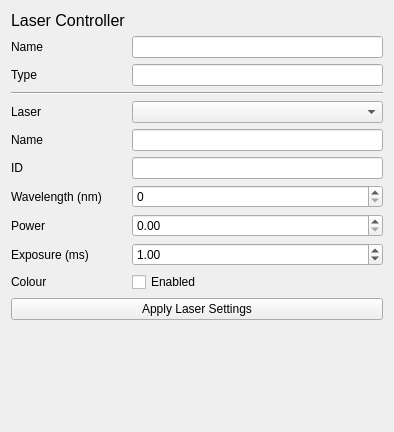
<?xml version="1.0" encoding="UTF-8"?>
<ui version="4.0">
 <class>Form</class>
 <widget class="QWidget" name="Form">
  <property name="geometry">
   <rect>
    <x>0</x>
    <y>0</y>
    <width>394</width>
    <height>432</height>
   </rect>
  </property>
  <property name="windowTitle">
   <string>Form</string>
  </property>
  <layout class="QGridLayout" name="gridLayout">
   <item row="10" column="0">
    <widget class="QLabel" name="label_laser_exposure">
     <property name="text">
      <string>Exposure (ms)</string>
     </property>
    </widget>
   </item>
   <item row="2" column="0">
    <widget class="QLabel" name="label_lc_type">
     <property name="text">
      <string>Type</string>
     </property>
    </widget>
   </item>
   <item row="7" column="0">
    <widget class="QLabel" name="label_laser_id">
     <property name="text">
      <string>ID</string>
     </property>
    </widget>
   </item>
   <item row="8" column="0">
    <widget class="QLabel" name="label_laser_wavelength">
     <property name="text">
      <string>Wavelength (nm)</string>
     </property>
    </widget>
   </item>
   <item row="12" column="0">
    <widget class="QLabel" name="label_laser_color">
     <property name="text">
      <string>Colour</string>
     </property>
    </widget>
   </item>
   <item row="0" column="0">
    <widget class="QLabel" name="label_title">
     <property name="font">
      <font>
       <pointsize>12</pointsize>
      </font>
     </property>
     <property name="text">
      <string>Laser Controller</string>
     </property>
    </widget>
   </item>
   <item row="2" column="1">
    <widget class="QLineEdit" name="lineEdit_lc_type"/>
   </item>
   <item row="12" column="1">
    <widget class="QCheckBox" name="checkBox_laser_enabled">
     <property name="text">
      <string>Enabled</string>
     </property>
    </widget>
   </item>
   <item row="1" column="1">
    <widget class="QLineEdit" name="lineEdit_lc_name"/>
   </item>
   <item row="13" column="0" colspan="2">
    <widget class="QPushButton" name="pushButton_apply_laser_settings">
     <property name="text">
      <string>Apply Laser Settings</string>
     </property>
    </widget>
   </item>
   <item row="5" column="0">
    <widget class="QLabel" name="label_selected_laser">
     <property name="text">
      <string>Laser</string>
     </property>
    </widget>
   </item>
   <item row="9" column="0">
    <widget class="QLabel" name="label_laser_power">
     <property name="text">
      <string>Power</string>
     </property>
    </widget>
   </item>
   <item row="4" column="0" colspan="2">
    <widget class="Line" name="line">
     <property name="orientation">
      <enum>Qt::Horizontal</enum>
     </property>
    </widget>
   </item>
   <item row="6" column="0">
    <widget class="QLabel" name="label_laser_name">
     <property name="text">
      <string>Name</string>
     </property>
    </widget>
   </item>
   <item row="1" column="0">
    <widget class="QLabel" name="label_lc_name">
     <property name="text">
      <string>Name</string>
     </property>
    </widget>
   </item>
   <item row="5" column="1">
    <widget class="QComboBox" name="comboBox_selected_laser"/>
   </item>
   <item row="14" column="0" colspan="2">
    <spacer name="verticalSpacer">
     <property name="orientation">
      <enum>Qt::Vertical</enum>
     </property>
     <property name="sizeHint" stdset="0">
      <size>
       <width>20</width>
       <height>40</height>
      </size>
     </property>
    </spacer>
   </item>
   <item row="6" column="1">
    <widget class="QLineEdit" name="lineEdit_laser_name"/>
   </item>
   <item row="7" column="1">
    <widget class="QLineEdit" name="lineEdit_laser_id"/>
   </item>
   <item row="8" column="1">
    <widget class="QSpinBox" name="spinBox_laser_wavelength">
     <property name="maximum">
      <number>10000000</number>
     </property>
    </widget>
   </item>
   <item row="9" column="1">
    <widget class="QDoubleSpinBox" name="doubleSpinBox_laser_power">
     <property name="decimals">
      <number>2</number>
     </property>
     <property name="maximum">
      <double>1.000000000000000</double>
     </property>
     <property name="singleStep">
      <double>0.010000000000000</double>
     </property>
    </widget>
   </item>
   <item row="10" column="1">
    <widget class="QDoubleSpinBox" name="doubleSpinBox_laser_exposure">
     <property name="decimals">
      <number>2</number>
     </property>
     <property name="maximum">
      <double>10000000.000000000000000</double>
     </property>
     <property name="value">
      <double>1.000000000000000</double>
     </property>
    </widget>
   </item>
  </layout>
 </widget>
 <resources/>
 <connections/>
</ui>
